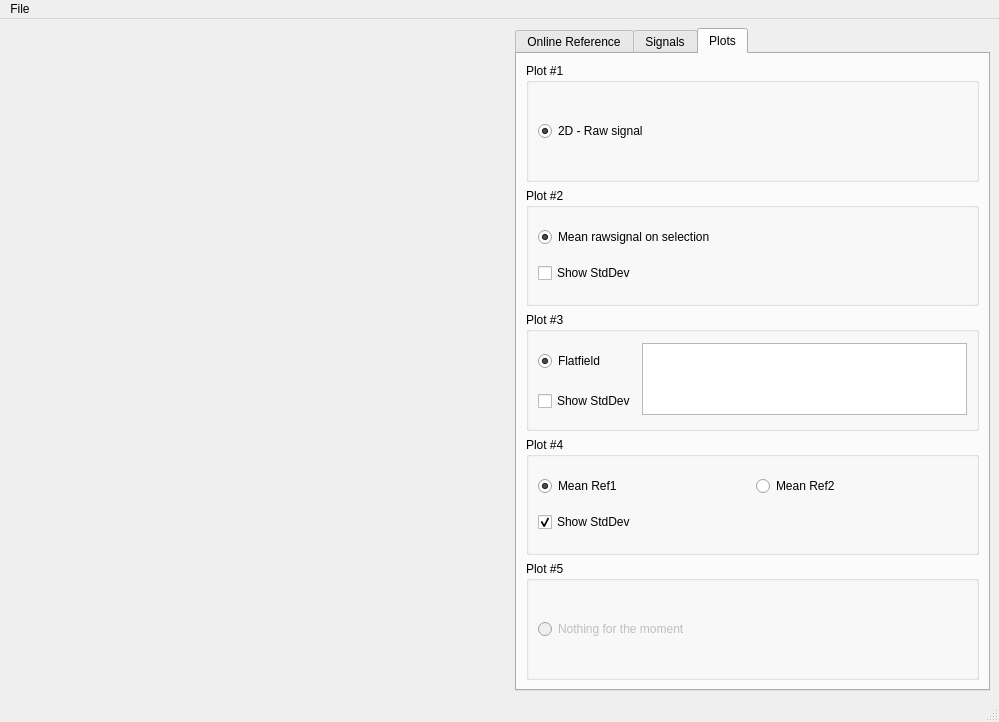
<?xml version="1.0" encoding="UTF-8"?>
<ui version="4.0">
 <class>MainWindow</class>
 <widget class="QMainWindow" name="MainWindow">
  <property name="geometry">
   <rect>
    <x>0</x>
    <y>0</y>
    <width>999</width>
    <height>722</height>
   </rect>
  </property>
  <property name="windowTitle">
   <string>MainWindow</string>
  </property>
  <widget class="QWidget" name="centralwidget">
   <layout class="QGridLayout" name="gridLayout_2">
    <item row="0" column="0">
     <widget class="QWidget" name="widget" native="true">
      <property name="minimumSize">
       <size>
        <width>500</width>
        <height>500</height>
       </size>
      </property>
     </widget>
    </item>
    <item row="0" column="1">
     <widget class="QTabWidget" name="tabWidget">
      <property name="tabPosition">
       <enum>QTabWidget::North</enum>
      </property>
      <property name="tabShape">
       <enum>QTabWidget::Rounded</enum>
      </property>
      <property name="currentIndex">
       <number>2</number>
      </property>
      <widget class="QWidget" name="tab">
       <attribute name="title">
        <string>Online Reference</string>
       </attribute>
       <layout class="QVBoxLayout" name="verticalLayout">
        <item>
         <widget class="QGroupBox" name="groupBox">
          <property name="title">
           <string>Reference 1</string>
          </property>
          <layout class="QFormLayout" name="formLayout">
           <property name="fieldGrowthPolicy">
            <enum>QFormLayout::AllNonFixedFieldsGrow</enum>
           </property>
           <item row="0" column="0">
            <widget class="QCheckBox" name="ref1">
             <property name="text">
              <string>Use Reference 1</string>
             </property>
            </widget>
           </item>
           <item row="1" column="0">
            <widget class="QLabel" name="label">
             <property name="text">
              <string>Top position</string>
             </property>
            </widget>
           </item>
           <item row="1" column="1">
            <widget class="QSlider" name="ref1Top">
             <property name="orientation">
              <enum>Qt::Horizontal</enum>
             </property>
            </widget>
           </item>
           <item row="3" column="0">
            <widget class="QLabel" name="label_2">
             <property name="text">
              <string>Bottom position</string>
             </property>
            </widget>
           </item>
           <item row="3" column="1">
            <widget class="QSlider" name="ref1Bottom">
             <property name="orientation">
              <enum>Qt::Horizontal</enum>
             </property>
            </widget>
           </item>
          </layout>
         </widget>
        </item>
        <item>
         <widget class="QGroupBox" name="groupBox_2">
          <property name="enabled">
           <bool>false</bool>
          </property>
          <property name="title">
           <string>Reference 2</string>
          </property>
          <layout class="QFormLayout" name="formLayout_2">
           <item row="0" column="0">
            <widget class="QCheckBox" name="ref2">
             <property name="text">
              <string>Use Reference 2</string>
             </property>
            </widget>
           </item>
           <item row="1" column="0">
            <widget class="QLabel" name="label_3">
             <property name="text">
              <string>Top position</string>
             </property>
            </widget>
           </item>
           <item row="1" column="1">
            <widget class="QSlider" name="ref2Top">
             <property name="orientation">
              <enum>Qt::Horizontal</enum>
             </property>
            </widget>
           </item>
           <item row="3" column="1">
            <widget class="QSlider" name="ref2Bottom">
             <property name="orientation">
              <enum>Qt::Horizontal</enum>
             </property>
            </widget>
           </item>
           <item row="3" column="0">
            <widget class="QLabel" name="label_4">
             <property name="text">
              <string>Bottom position</string>
             </property>
            </widget>
           </item>
          </layout>
         </widget>
        </item>
       </layout>
      </widget>
      <widget class="QWidget" name="tab_2">
       <attribute name="title">
        <string>Signals</string>
       </attribute>
       <layout class="QVBoxLayout" name="verticalLayout_3">
        <item>
         <widget class="QGroupBox" name="groupBox_5">
          <property name="title">
           <string>Signal Selection</string>
          </property>
          <layout class="QFormLayout" name="formLayout_4">
           <item row="0" column="0">
            <widget class="QLabel" name="label_7">
             <property name="text">
              <string>Top selection</string>
             </property>
            </widget>
           </item>
           <item row="0" column="1">
            <widget class="QSlider" name="sigTop">
             <property name="orientation">
              <enum>Qt::Horizontal</enum>
             </property>
            </widget>
           </item>
           <item row="1" column="0">
            <widget class="QLabel" name="label_8">
             <property name="text">
              <string>Bottom selection</string>
             </property>
            </widget>
           </item>
           <item row="1" column="1">
            <widget class="QSlider" name="sigBottom">
             <property name="orientation">
              <enum>Qt::Horizontal</enum>
             </property>
            </widget>
           </item>
          </layout>
         </widget>
        </item>
        <item>
         <widget class="QGroupBox" name="groupBox_3">
          <property name="title">
           <string>Options</string>
          </property>
          <layout class="QGridLayout" name="gridLayout">
           <item row="0" column="0">
            <widget class="QCheckBox" name="multisig">
             <property name="text">
              <string>Use multi signals</string>
             </property>
            </widget>
           </item>
          </layout>
         </widget>
        </item>
        <item>
         <widget class="QGroupBox" name="groupBox_4">
          <property name="enabled">
           <bool>false</bool>
          </property>
          <property name="title">
           <string>Multi Signals</string>
          </property>
          <layout class="QFormLayout" name="formLayout_3">
           <item row="0" column="0">
            <widget class="QLabel" name="label_5">
             <property name="text">
              <string>Number of Signals</string>
             </property>
            </widget>
           </item>
           <item row="3" column="0">
            <widget class="QLabel" name="label_6">
             <property name="text">
              <string>Signals Spacing</string>
             </property>
            </widget>
           </item>
           <item row="0" column="1">
            <widget class="QSpinBox" name="NumSignals">
             <property name="maximumSize">
              <size>
               <width>16777215</width>
               <height>16777215</height>
              </size>
             </property>
             <property name="minimum">
              <number>1</number>
             </property>
            </widget>
           </item>
           <item row="3" column="1">
            <widget class="QDoubleSpinBox" name="SigSpacing"/>
           </item>
          </layout>
         </widget>
        </item>
       </layout>
      </widget>
      <widget class="QWidget" name="tab_3">
       <attribute name="title">
        <string>Plots</string>
       </attribute>
       <layout class="QVBoxLayout" name="verticalLayout_7">
        <item>
         <widget class="QGroupBox" name="groupBox_6">
          <property name="title">
           <string>Plot #1</string>
          </property>
          <layout class="QVBoxLayout" name="verticalLayout_2">
           <item>
            <widget class="QRadioButton" name="radioButton">
             <property name="enabled">
              <bool>true</bool>
             </property>
             <property name="text">
              <string>2D - Raw signal</string>
             </property>
             <property name="checkable">
              <bool>true</bool>
             </property>
             <property name="checked">
              <bool>true</bool>
             </property>
             <property name="autoRepeat">
              <bool>false</bool>
             </property>
             <property name="autoExclusive">
              <bool>true</bool>
             </property>
            </widget>
           </item>
          </layout>
         </widget>
        </item>
        <item>
         <widget class="QGroupBox" name="groupBox_7">
          <property name="title">
           <string>Plot #2</string>
          </property>
          <layout class="QVBoxLayout" name="verticalLayout_4">
           <item>
            <widget class="QRadioButton" name="radioButton_2">
             <property name="enabled">
              <bool>true</bool>
             </property>
             <property name="text">
              <string>Mean rawsignal on selection</string>
             </property>
             <property name="checked">
              <bool>true</bool>
             </property>
             <property name="autoExclusive">
              <bool>true</bool>
             </property>
            </widget>
           </item>
           <item>
            <widget class="QCheckBox" name="rawsigStdDev">
             <property name="text">
              <string>Show StdDev</string>
             </property>
             <property name="checked">
              <bool>false</bool>
             </property>
            </widget>
           </item>
          </layout>
         </widget>
        </item>
        <item>
         <widget class="QGroupBox" name="groupBox_8">
          <property name="title">
           <string>Plot #3</string>
          </property>
          <layout class="QGridLayout" name="gridLayout_3">
           <item row="0" column="0">
            <widget class="QRadioButton" name="radioButton_3">
             <property name="enabled">
              <bool>true</bool>
             </property>
             <property name="text">
              <string>Flatfield</string>
             </property>
             <property name="checked">
              <bool>true</bool>
             </property>
             <property name="autoExclusive">
              <bool>true</bool>
             </property>
            </widget>
           </item>
           <item row="1" column="0">
            <widget class="QCheckBox" name="sigStdDev">
             <property name="text">
              <string>Show StdDev</string>
             </property>
             <property name="checked">
              <bool>false</bool>
             </property>
            </widget>
           </item>
           <item row="0" column="1" rowspan="2">
            <widget class="QListView" name="listSig">
             <property name="selectionMode">
              <enum>QAbstractItemView::MultiSelection</enum>
             </property>
             <property name="selectionBehavior">
              <enum>QAbstractItemView::SelectItems</enum>
             </property>
            </widget>
           </item>
          </layout>
         </widget>
        </item>
        <item>
         <widget class="QGroupBox" name="groupBox_9">
          <property name="title">
           <string>Plot #4</string>
          </property>
          <layout class="QGridLayout" name="gridLayout_4">
           <item row="0" column="0">
            <widget class="QRadioButton" name="selRef1">
             <property name="enabled">
              <bool>true</bool>
             </property>
             <property name="text">
              <string>Mean Ref1</string>
             </property>
             <property name="checked">
              <bool>true</bool>
             </property>
            </widget>
           </item>
           <item row="1" column="0">
            <widget class="QCheckBox" name="refStdDev">
             <property name="text">
              <string>Show StdDev</string>
             </property>
             <property name="checked">
              <bool>true</bool>
             </property>
            </widget>
           </item>
           <item row="0" column="1">
            <widget class="QRadioButton" name="selRef2">
             <property name="text">
              <string>Mean Ref2</string>
             </property>
            </widget>
           </item>
          </layout>
         </widget>
        </item>
        <item>
         <widget class="QGroupBox" name="groupBox_10">
          <property name="title">
           <string>Plot #5</string>
          </property>
          <layout class="QVBoxLayout" name="verticalLayout_5">
           <item>
            <widget class="QRadioButton" name="radioButton_5">
             <property name="enabled">
              <bool>false</bool>
             </property>
             <property name="text">
              <string>Nothing for the moment</string>
             </property>
            </widget>
           </item>
          </layout>
         </widget>
        </item>
       </layout>
      </widget>
     </widget>
    </item>
   </layout>
  </widget>
  <widget class="QMenuBar" name="menubar">
   <property name="geometry">
    <rect>
     <x>0</x>
     <y>0</y>
     <width>999</width>
     <height>24</height>
    </rect>
   </property>
   <widget class="QMenu" name="menuFile">
    <property name="title">
     <string>File</string>
    </property>
    <addaction name="actionOpen"/>
    <addaction name="separator"/>
    <addaction name="actionClose"/>
   </widget>
   <addaction name="menuFile"/>
  </widget>
  <widget class="QStatusBar" name="statusbar"/>
  <action name="actionOpen">
   <property name="text">
    <string>Open SPE File</string>
   </property>
  </action>
  <action name="actionClose">
   <property name="text">
    <string>Close</string>
   </property>
  </action>
 </widget>
 <resources/>
 <connections>
  <connection>
   <sender>multisig</sender>
   <signal>toggled(bool)</signal>
   <receiver>groupBox_4</receiver>
   <slot>setEnabled(bool)</slot>
   <hints>
    <hint type="sourcelabel">
     <x>588</x>
     <y>177</y>
    </hint>
    <hint type="destinationlabel">
     <x>589</x>
     <y>221</y>
    </hint>
   </hints>
  </connection>
 </connections>
</ui>
